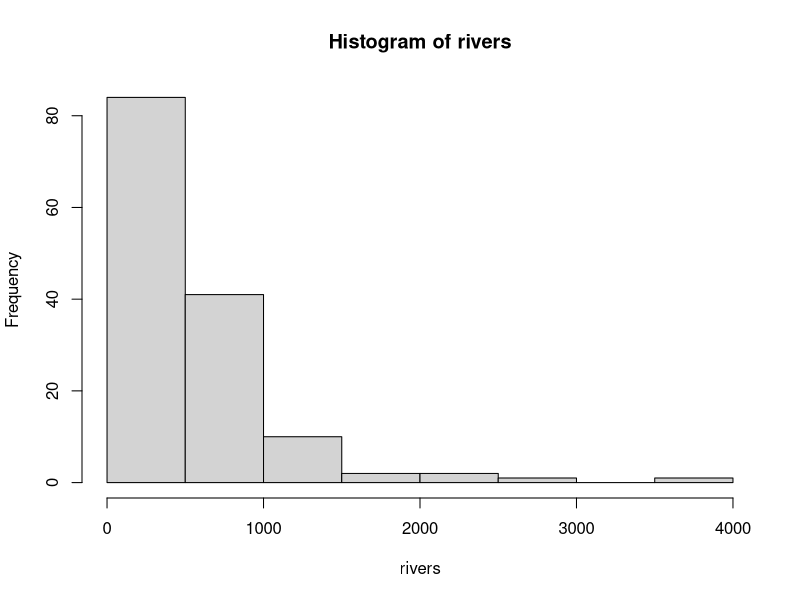

Reproduce this figure in R.
## ---- chunk 1
### 1.7
# a.
?rivers

# b.
mean(rivers)
sd(rivers)

# c. 
hist(rivers)

# d.
summary(rivers)

# e.
max(rivers)
min(rivers)

# f. 
rivers[rivers > 1000]

## ---- chunk 2
### 1.8
# a. 
# number of observations
nrow(airquality)
# number of variables
ncol(airquality)

# b.
names(airquality)

# c. 
str(airquality)

# d. 
# Values like temperature, solar.R, and ozone would have been better as numerical variables instead of integers because integers are limiting.

## ---- chunk 3
### 2.5
MnM <- c(0.14,0.13,0.2,0.12,0.2,0.21)
# a.
PnotGreen <- sum(0.14,0.13,0.2,0.12,0.21)
PnotGreen

# b.
PRedOrangeYellow <- sum(0.13,0.2,0.14)
PRedOrangeYellow

# c.
MnMname <- c("Yellow", "Red", "Orange", "Brown", "Green", "Blue")
MnM <- c(0.14, 0.13, 0.2, 0.12, 0.2, 0.21)
Pick4 <- replicate(10000, {
  my_simulation <- sample(
    x = MnMname,
    size = 4,
    prob = MnM,
    replace = TRUE
  )
  sum(my_simulation == "Blue") >= 1
})
mean(Pick4)

# d.
MnMname <- c("Yellow", "Red", "Orange", "Brown", "Green", "Blue")
MnM <- c(0.14, 0.13, 0.2, 0.12, 0.2, 0.21)
Pick6 <- replicate(10000, {
  my_simulation6 <- sample(
    x = MnMname,
    size = 6,
    prob = MnM,
    replace = TRUE
  )
  sum(my_simulation6 == "Blue") == 1 &
    sum(my_simulation6 == "Yellow") ==1 &
    sum(my_simulation6 == "Red") ==1 &
    sum(my_simulation6 == "Orange") ==1 &
    sum(my_simulation6 == "Green") ==1 &
    sum(my_simulation6 == "Brown") ==1 
})
mean(Pick6)


## ---- chunk 4

x <- c("H", "T")
Flip7a <- replicate(10000, {
  Flip7 <- sample(x, 7, TRUE)
  sum(Flip7=="H") == 3
})
mean(Flip7a)

